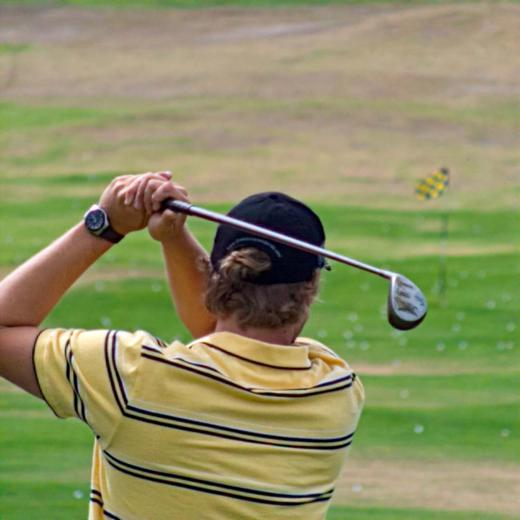
#> input picture test_datasets/Lytro/sourceA/lytro-01-A.jpg, 520 x 520 px
$ python -i make_up_datasets_lensblur.py   (imports and definitions only)
#> lines starting #> are read from the running program, lines starting #| are printed output that depends on the picture; after the words box and inside, x2 and y2 are one past the last pixel; in counts of white or black regions, pixels touching at a corner belong together
import glob
import os
import sys
import random

import cv2
import argparse
import numpy as np
from tqdm import tqdm
from PIL import Image, ImageChops
from blurgenerator import lens_blur

SAVEPATH = './MFFdatasets-duts-tr'


# [18 lines left out: functions Resize, mask1, not called in this run]


def mask2(input):
    img = input.convert('RGB')
    for x in range(img.width):
        for y in range(img.height):
            data = img.getpixel((x, y))
            # [6 lines of commented-out code are left out]
            if data[0] + data[1] + data[2] == 0:
                img.putpixel((x, y), (255, 255, 255))
            else:
                img.putpixel((x, y), (0, 0, 0))
    return img


# [79 lines left out: functions LensBlur, Generate, DirCheck, main, not called in this run]


# [6 lines not run here, left out]

>>> from PIL import Image
>>> picture = Image.open('../test_datasets/Lytro/sourceA/lytro-01-A.jpg')
#> picture is the input picture: PIL image 520x520 RGB; mean R, G, B 141, 142.1, 99
>>> result = mask2(picture)
#> after the loop in mask2, `for x in range(img.width):`:
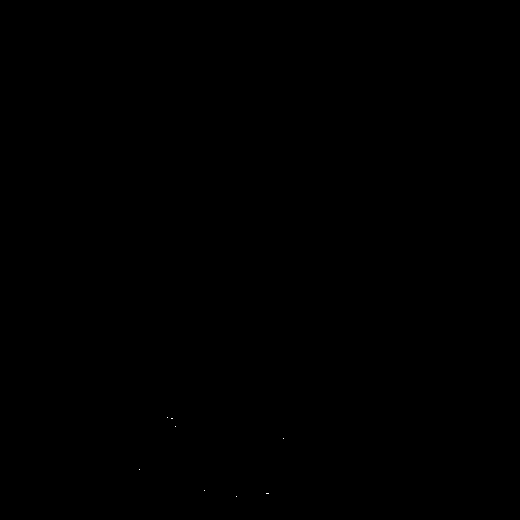
#> img: PIL image 520x520 RGB; 0% white in thin lines or dots, all inside (x1, y1, x2, y2) = (139, 417, 284, 497)
